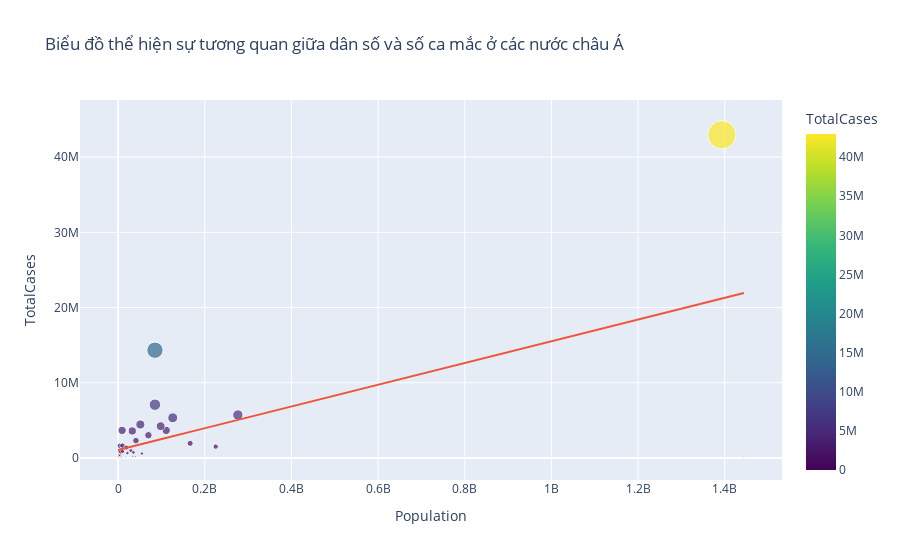

Notebook source saved alongside this figure:
### Code cell
plot_scatter(cases_Asia, "Population", "TotalCases", "Biểu đồ thể hiện sự tương quan giữa dân số và số ca mắc ở các nước châu Á")
